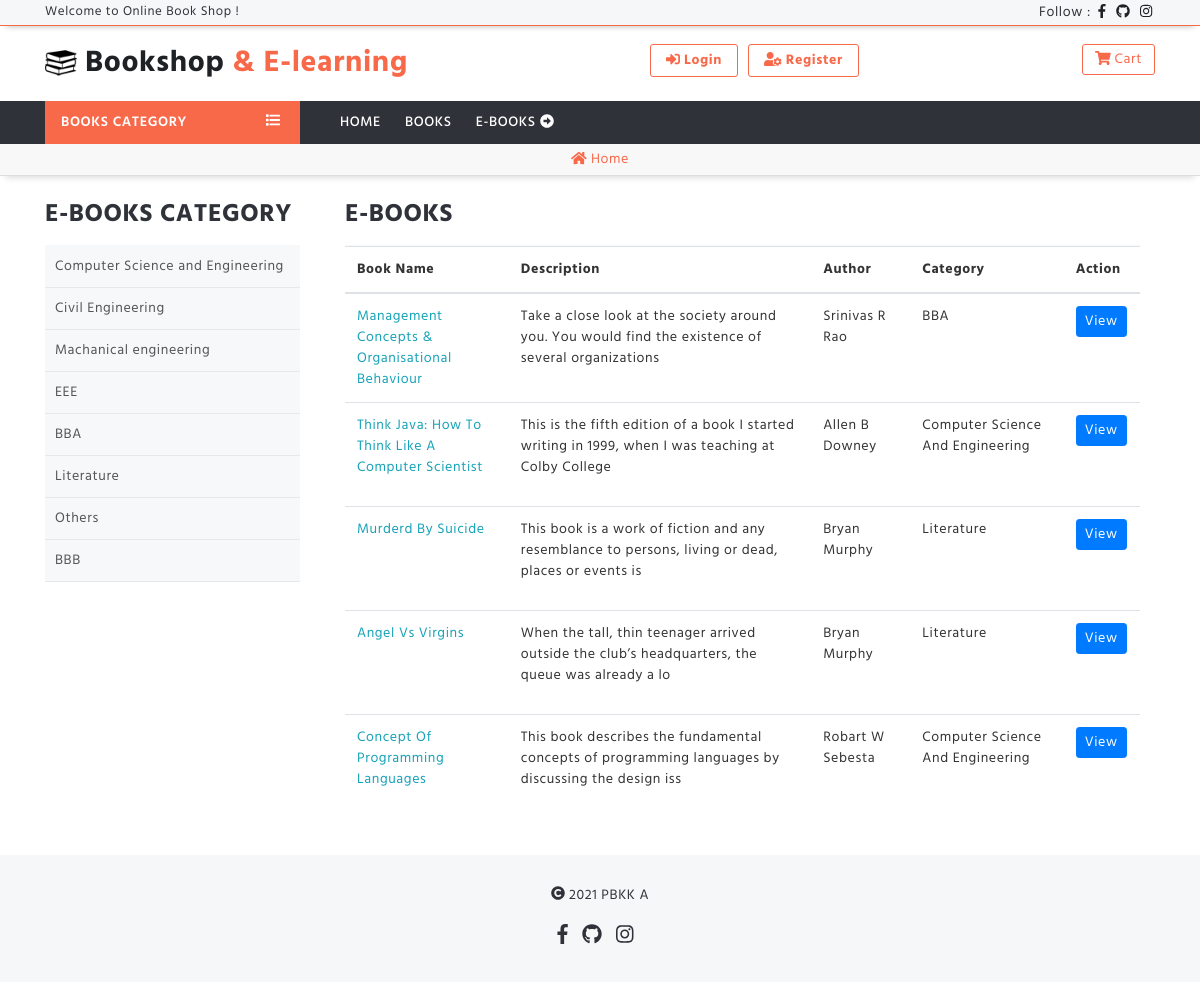
The page /index.php/users/all_ebooks on the database its author committed.
### tables this page shows
CREATE TABLE `category` (
  `id` int(11) NOT NULL,
  `category` varchar(100) NOT NULL,
  `description` text NOT NULL,
  `tag` varchar(100) NOT NULL
);

CREATE TABLE `ebooks` (
  `id` int(11) NOT NULL,
  `ebook_name` varchar(200) NOT NULL,
  `description` text NOT NULL,
  `author` varchar(200) NOT NULL,
  `book_file` varchar(500) NOT NULL,
  `book_image` varchar(500) NOT NULL,
  `categoryId` int(11) NOT NULL,
  `dateTime` timestamp NOT NULL DEFAULT current_timestamp()
);

### application/controllers/users.php (called while the page is built, shortened)
<?php
class Users extends CI_Controller {
	public function __construct()
	{
		$this->load->library('cart');
	}
	public function all_ebooks()
	{
		$this->load->model('admin_model');
		$view['category'] = $this->admin_model->get_category();
		$this->load->model('user_model');
		$view['ebooks'] = $this->user_model->get_ebooks();
		$view['user_view'] = "users/all_ebooks";
		$this->load->view('layouts/user_layout', $view);
	}
}

### index.php (called while the page is built, shortened)
<?php
require_once BASEPATH.'core/CodeIgniter.php';

### application/models/admin_model.php (called while the page is built, shortened)
<?php
class admin_model extends CI_Model
{
	public function get_category()
	{
		$query = $this->db->get('category');
		return $query->result();
	}
}

### application/models/user_model.php (called while the page is built, shortened)
<?php
class user_model extends CI_Model
{
	public function get_ebooks()
	{
		$this->db->select('*');
		$this->db->from('category');
		$this->db->join('ebooks', 'ebooks.categoryId = category.id');
		$this->db->order_by('ebooks.id', 'DESC');
		$query = $this->db->get();
		return $query->result();
	}
}
?>

### application/views/users/all_ebooks.php (the view, shortened to what this page needs)
<br>
<div class="row">
  <div class="col-lg-3">
    <div id="table-header">e-books category</div>
    <div class="ebooks-menu">
      <ul>
        <?php foreach($category as $ctg): ?>
        <?php print '<li><a href="'.base_url('users/all-ebooks').'/?ctg='.$ctg->tag.'">'.$ctg->category.'</a></li>';?>
        <?php endforeach; ?>
      </ul>
    </div>
  </div>
  <div class="col-lg-9">
    <div class="container-fluid">
      <div id="table-header">E-Books
      </div>
      <table class="table">
      <thead class="">
        <tr>
          <th scope="col">Book Name</th>
          <th scope="col">Description</th>
          <th scope="col">Author</th>
          <th scope="col">Category</th>
          <th scope="col">Action</th>
        </tr>
      </thead>
      <tbody>
        <?php foreach($ebooks as $ebook): ?>
        <tr>
          <?php print '<td><a href = "'.base_url().'users/ebook-view/'.$ebook->id.'" title="More Description" class= "text-info">'.strip_tags(ucwords($ebook->ebook_name)).'</a></td>'; ?>
          <?php print '<td><p>'.substr(strip_tags($ebook->description), 0, 100).'<p></td>'; ?>
          <?php print '<td>'.strip_tags($ebook->author).'</td>'; ?>
          <?php print '<td>'.ucwords(strip_tags($ebook->category)).'</td>'; ?>
          <?php print '<td>';
            print '<a href= "'.base_url().'users/ebook-view/'.$ebook->id.'" title= "View details" class="btn btn-primary btn-sm">View</a>&nbsp';
            print '</td>';
          ?>
        </tr>
      <?php endforeach; ?>
      </tbody>
    </table>
    </div>
  </div>
</div>
<br>

### tool/css/style.css (style rules this page uses)
* { margin: 0; padding: 0; }
body { font-family: myfont; font-size: 14px; font-weight: 400; letter-spacing: .6px; color: #333; }
p, a, b, span { word-break: break-word; }
#form-header, #table-header { border-bottom: 1px solid #F6F7F8; font-size: 25px; padding-bottom: 10px; text-transform: uppercase; font-weight: 700; color: #30323A; }
.ebooks-menu { background: #F7F8FA; }
.ebooks-menu ul { padding: 0; margin: 0; }
.ebooks-menu ul li { list-style: none; }
.ebooks-menu ul li a { display: block; width: 100%; padding: 10px 10px; color: #555; border-bottom: 1px solid #E7E8EA; transition: .4s; }

### rows shown on the page
category: category "Computer Science and Engineering"
category: category "Civil Engineering"
category: category "Machanical engineering"
category: category "EEE"
category: category "BBA"
category: category "Literature"
category: category "Others"
category: category "BBB"
ebooks: ebook_name "Management Concepts & Organisational Behaviour", description "Take a close look at the society around you. You would find the existence of several organizations", author "Srinivas R Rao", categoryId.category "BBA"
ebooks: ebook_name "Think Java: How To Think Like A Computer Scientist", description "This is the fifth edition of a book I started writing in 1999, when I was teaching at Colby College", author "Allen B Downey", categoryId.category "Computer Science And Engineering"
ebooks: ebook_name "Murderd By Suicide", description "This book is a work of fiction and any resemblance to persons, living or dead, places or events is", author "Bryan Murphy", categoryId.category "Literature"
ebooks: ebook_name "Angel Vs Virgins", description "When the tall, thin teenager arrived outside the club’s headquarters, the queue was already a lo", author "Bryan Murphy", categoryId.category "Literature"
ebooks: ebook_name "Concept Of Programming Languages", description "This book describes the fundamental concepts of programming languages by discussing the design iss", author "Robart W Sebesta", categoryId.category "Computer Science And Engineering"
